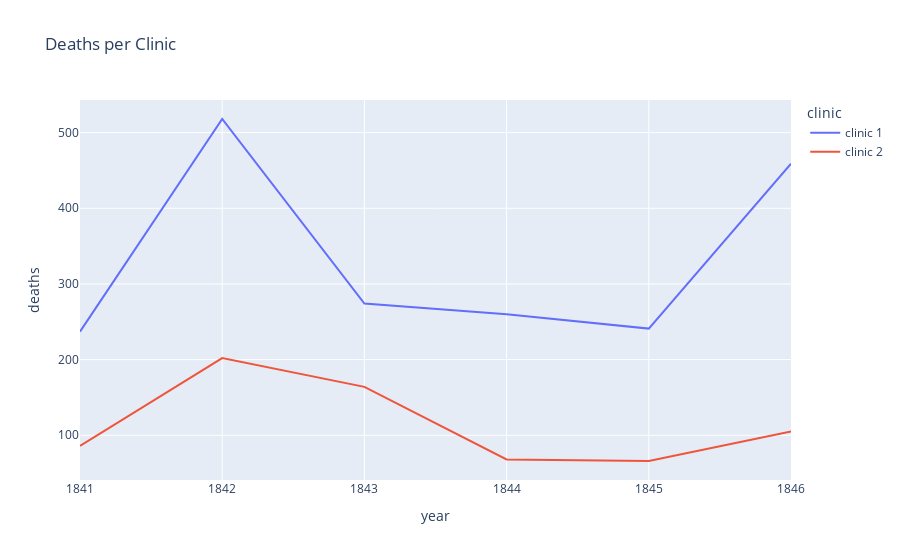

The notebook cell this image was saved under:
### Code cell
line = px.line(df_yearly, x='year', y='deaths', color='clinic', title='Deaths per Clinic')

line.show()

### Figure 1 — Plotly figure (JSON) as saved in the notebook; plotly's stock layout.template omitted (floating-point values rounded to 4 significant figures)
{"data": [{"hovertemplate": "clinic=clinic 1<br>year=%{x}<br>deaths=%{y}<extra></extra>", "legendgroup": "clinic 1", "line": {"color": "#636efa", "dash": "solid"}, "marker": {"symbol": "circle"}, "mode": "lines", "name": "clinic 1", "orientation": "v", "showlegend": true, "type": "scatter", "x": [1841, 1842, 1843, 1844, 1845, 1846], "xaxis": "x", "y": [237, 518, 274, 260, 241, 459], "yaxis": "y"}, {"hovertemplate": "clinic=clinic 2<br>year=%{x}<br>deaths=%{y}<extra></extra>", "legendgroup": "clinic 2", "line": {"color": "#EF553B", "dash": "solid"}, "marker": {"symbol": "circle"}, "mode": "lines", "name": "clinic 2", "orientation": "v", "showlegend": true, "type": "scatter", "x": [1841, 1842, 1843, 1844, 1845, 1846], "xaxis": "x", "y": [86, 202, 164, 68, 66, 105], "yaxis": "y"}], "layout": {"legend": {"title": {"text": "clinic"}, "tracegroupgap": 0}, "title": {"text": "Deaths per Clinic"}, "xaxis": {"anchor": "y", "domain": [0, 1], "title": {"text": "year"}}, "yaxis": {"anchor": "x", "domain": [0, 1], "title": {"text": "deaths"}}}}
